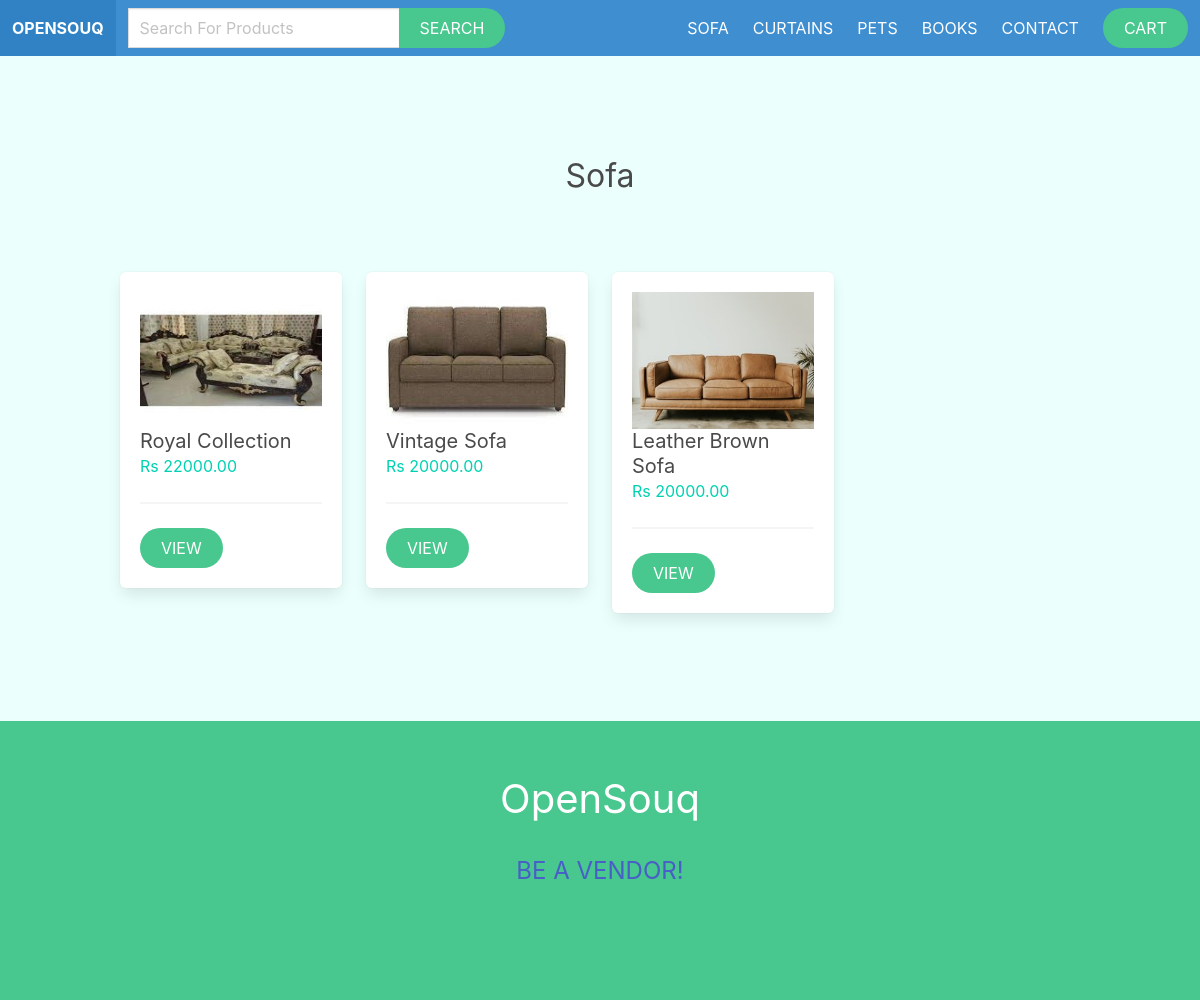
Screenshot of /sofa/ with the database file from the repository.
### apps/product/models.py (models this page shows, shortened)
class Category(models.Model):
    title=models.CharField(max_length=255)
    slug=models.CharField(max_length=255)
    ordering=models.IntegerField(default=0)
    class Meta:
        ordering = ['ordering']
    def __str__(self):
        return self.slug

class Product(models.Model):
    category=models.ForeignKey(Category,related_name='products',on_delete=models.CASCADE)
    vendor=models.ForeignKey(Vendor,related_name='products',on_delete=models.CASCADE)
    title=models.CharField(max_length=255)
    slug=models.CharField(max_length=255)
    description=models.TextField(blank=True, null=True)
    price=models.DecimalField(max_digits=8, decimal_places=2)
    date_added=models.DateTimeField(auto_now_add=True)
    image=models.ImageField(upload_to='uploads/', blank=True, null=True)
    thumbnail=models.ImageField(upload_to='uploads/', blank=True, null=True)
    class Meta:
        ordering = ['-date_added']
    def get_thumbnail(self):
        if self.thumbnail:
            return self.thumbnail.url

### apps/product/views.py (the view)
# urls.py: path('<slug:category_slug>/',views.category,name='category')
def category(request,category_slug):
    category=get_object_or_404(Category,slug=category_slug)
    return render(request,'product/category.html',{'category':category})

### apps/cart/cart.py (called while the page is built)
    def __len__(self):
        return sum(item['quantity'] for item in self.cart.values())

### apps/cart/context_processors.py (called while the page is built)
def cart(request):
    return {'cart':Cart(request)}

### apps/product/context_processors.py (called while the page is built)
def menu_categories(request):
    categories=Category.objects.all()
    return {'menu_categories':categories}

### apps/product/templates/product/category.html (shortened to what this page needs)
{% extends 'core/base.html' %}
{% block content %}
    <div class="columns is-multiline mb-6">
        <div class="column is-12 has-text-centered mt-6 mb-6">
            <h2 class="is-size-3">{{category.title}}</h2>
        </div>
        {% for product in category.products.all %}
            {% include 'product/parts/list_item.html'%}
        {% endfor %}
    </div>
{% endblock content %}

### apps/core/templates/core/base.html (shortened to what this page needs)
{% load static %}
<!DOCTYPE html>
<html lang="en">
<head>
    <link rel="stylesheet" href="https://cdn.jsdelivr.net/npm/bulma@0.9.1/css/bulma.min.css">
    <link rel="stylesheet" href="{% static 'styles/main.css'%}">
</head>
<body>
    <nav class="navbar is-info ">
        <div class="navbar-brand">
            <a href="/" class="navbar-item "><strong>OpenSouq</strong></a>
        </div>
        <div class="navbar-menu" id="main-navbar">
            <div class="navbar-start">
                <div class="navbar-item">
                <form action="{% url 'search'%}" method="get">
                    <div class="field has-addons">
                        <div class="control ">
                            <input type="text" class="input" name="query" placeholder="Search For Products" autocomplete="off">
                        </div>
                        <div class="control">
                            <button class="button is-success is-uppercase is-rounded">Search</button>
                        </div>
                    </div>
                </form>
                </div>
            </div>
            <div class="navbar-end">
                {% for category in menu_categories %}
                <a href="{% url 'category' category.slug %}" class="navbar-item">{{category}}</a>
                {% endfor %}
                <a href="{% url 'contact' %} " class="navbar-item">Contact</a>
                <div class="navbar-item">
                    <a href="{% url 'cart'%}" class="is-success button is-rounded">Cart {% if cart %} ({{cart|length}}){% endif %}</a>
                </div>
            </div>
        </div>
    </nav>
    <section class="section has-background-primary-light">
        <div class="container">
            {% block content %}
            {% endblock content %}
        </div>
    </section>
    <footer class="footer has-background-success has-text-centered">
        <h1 class="has-text-centered is-size-2 is-family-primary has-text-white"> OpenSouq</h1>   <br>
        {% if request.user.is_authenticated %}
        <a href="{% url 'vendor_admin' %}"><h1 class="is-family-primary has-text-link is-size-4">Vendor Admin</h1></a>
        {% else %}
        <a href="{% url 'become_vendor' %}"><h1 class="is-family-primary has-text-link is-size-4">BE A VENDOR!</h1></a>
        {% endif %}
    </footer>
</body>
</html>

### apps/product/templates/product/parts/list_item.html (shortened to what this page needs)
<div class="column is-3 product-list-item">
    <div class="box">
        <figure class="image is-4by3 mb4 has-text-primary is-rounded">
            <a href="{% url 'product' product.category.slug product.slug %}"><img src="{{product.get_thumbnail}}" alt="{{product.title}}" ></a>
        </figure>
        <h2 class="subtitle">{{product.title}}</h2>
        <h3 class="price is-size-6 mb-5 has-text-primary">Rs {{product.price}}</h3>
        <hr>
        <a href="{% url 'product' product.category.slug product.slug %}" class="button is-success is-uppercase is-rounded">View</a>
    </div>
</div>

### static/styles/main.css (style rules this page uses)
body { background-color: #f2f7f7; }
.navbar { text-transform: uppercase; }
.footer { align-self: center; }
.footer a { margin-bottom: 15px; display: inline-block; color: #444; }
.input, .button { border-radius: 0; }
.product-list-item .box .subtitle { margin-bottom: 0; }
.product-list-item .box .price { color: #888; }

### rows the page displays
Category: slug "SOFA", title "Sofa"
Category: slug "CURTAINS"
Category: slug "PETS"
Category: slug "BOOKS"
Product: get_thumbnail (picture), title "Royal Collection", price "22000.00"
Product: get_thumbnail (picture), title "Vintage Sofa", price "20000.00"
Product: get_thumbnail (picture), title "Leather Brown Sofa", price "20000.00"
